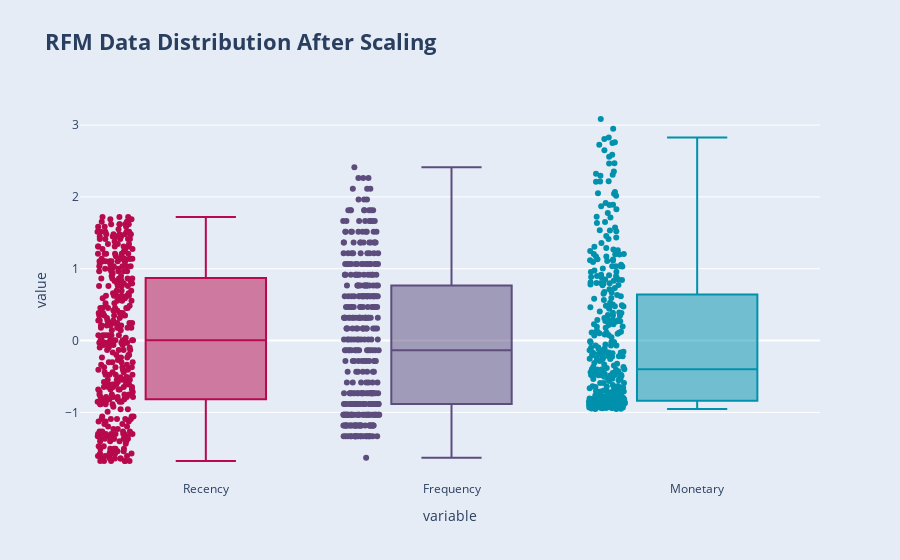

The code cell stored with this chart in its notebook:
### Code cell
fig = px.box(pd.melt(df_rfm_scaled), x='variable', y='value',
             title='<b>RFM Data Distribution After Scaling</b>',
             color='variable', color_discrete_sequence=colors_rfm,
             boxmode='overlay', points='all')

fig.update_layout(showlegend=False,paper_bgcolor='rgb(229, 236, 246)',
                  title_font_size=22)

fig.show()

### Figure 1 — Plotly figure (JSON) as saved in the notebook; plotly's stock layout.template omitted (floating-point values rounded to 4 significant figures; data arrays with more than 128 entries replaced by an {"elided": "..."} marker saying what was removed)
{"data": [{"alignmentgroup": "True", "boxpoints": "all", "hovertemplate": "variable=%{x}<br>value=%{y}<extra></extra>", "legendgroup": "Recency", "marker": {"color": "rgb(183, 9, 76)"}, "name": "Recency", "notched": false, "offsetgroup": "Recency", "orientation": "v", "showlegend": true, "x": {"elided": "365 str values"}, "x0": " ", "xaxis": "x", "y": {"elided": "365 float values"}, "y0": " ", "yaxis": "y", "type": "box"}, {"alignmentgroup": "True", "boxpoints": "all", "hovertemplate": "variable=%{x}<br>value=%{y}<extra></extra>", "legendgroup": "Frequency", "marker": {"color": "rgb(92, 77, 125)"}, "name": "Frequency", "notched": false, "offsetgroup": "Frequency", "orientation": "v", "showlegend": true, "x": {"elided": "365 str values"}, "x0": " ", "xaxis": "x", "y": {"elided": "365 float values"}, "y0": " ", "yaxis": "y", "type": "box"}, {"alignmentgroup": "True", "boxpoints": "all", "hovertemplate": "variable=%{x}<br>value=%{y}<extra></extra>", "legendgroup": "Monetary", "marker": {"color": "rgb(0, 145, 173)"}, "name": "Monetary", "notched": false, "offsetgroup": "Monetary", "orientation": "v", "showlegend": true, "x": {"elided": "365 str values"}, "x0": " ", "xaxis": "x", "y": {"elided": "365 float values"}, "y0": " ", "yaxis": "y", "type": "box"}], "layout": {"xaxis": {"anchor": "y", "domain": [0, 1], "title": {"text": "variable"}, "categoryorder": "array", "categoryarray": ["Recency", "Frequency", "Monetary"]}, "yaxis": {"anchor": "x", "domain": [0, 1], "title": {"text": "value"}}, "legend": {"title": {"text": "variable"}, "tracegroupgap": 0}, "title": {"text": "<b>RFM Data Distribution After Scaling</b>", "font": {"size": 22}}, "boxmode": "overlay", "showlegend": false, "paper_bgcolor": "rgb(229, 236, 246)"}}
